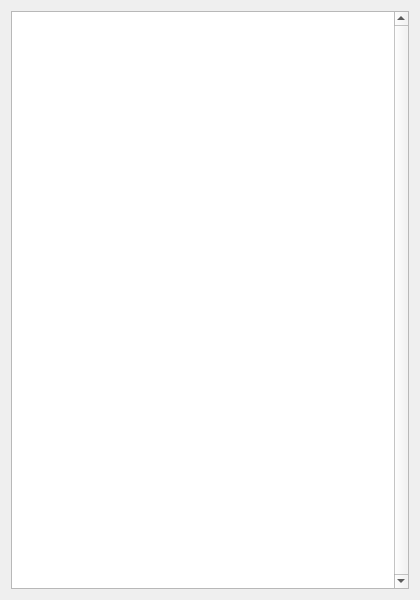
<?xml version="1.0" encoding="UTF-8"?>
<ui version="4.0">
 <class>UFOWindow</class>
 <widget class="QWidget" name="UFOWindow">
  <property name="geometry">
   <rect>
    <x>0</x>
    <y>0</y>
    <width>420</width>
    <height>600</height>
   </rect>
  </property>
  <property name="sizePolicy">
   <sizepolicy hsizetype="Preferred" vsizetype="Preferred">
    <horstretch>0</horstretch>
    <verstretch>0</verstretch>
   </sizepolicy>
  </property>
  <property name="windowTitle">
   <string>UFOWindow</string>
  </property>
  <property name="windowIcon">
   <iconset resource="mainwindow.qrc">
    <normaloff>:/icon/main.png</normaloff>:/icon/main.png</iconset>
  </property>
  <layout class="QHBoxLayout" name="horizontalLayout">
   <item>
    <widget class="QTableWidget" name="tableWidget">
     <property name="sizePolicy">
      <sizepolicy hsizetype="Preferred" vsizetype="Preferred">
       <horstretch>0</horstretch>
       <verstretch>0</verstretch>
      </sizepolicy>
     </property>
     <property name="maximumSize">
      <size>
       <width>16777215</width>
       <height>16777215</height>
      </size>
     </property>
     <property name="focusPolicy">
      <enum>Qt::NoFocus</enum>
     </property>
     <property name="verticalScrollBarPolicy">
      <enum>Qt::ScrollBarAlwaysOn</enum>
     </property>
     <property name="horizontalScrollBarPolicy">
      <enum>Qt::ScrollBarAlwaysOff</enum>
     </property>
     <property name="sizeAdjustPolicy">
      <enum>QAbstractScrollArea::AdjustToContents</enum>
     </property>
     <property name="autoScroll">
      <bool>false</bool>
     </property>
     <property name="editTriggers">
      <set>QAbstractItemView::NoEditTriggers</set>
     </property>
     <property name="selectionMode">
      <enum>QAbstractItemView::NoSelection</enum>
     </property>
     <property name="rowCount">
      <number>0</number>
     </property>
     <property name="columnCount">
      <number>4</number>
     </property>
     <attribute name="horizontalHeaderVisible">
      <bool>false</bool>
     </attribute>
     <attribute name="verticalHeaderVisible">
      <bool>false</bool>
     </attribute>
     <column/>
     <column/>
     <column/>
     <column/>
    </widget>
   </item>
  </layout>
 </widget>
 <layoutdefault spacing="6" margin="11"/>
 <resources>
  <include location="mainwindow.qrc"/>
 </resources>
 <connections/>
</ui>
